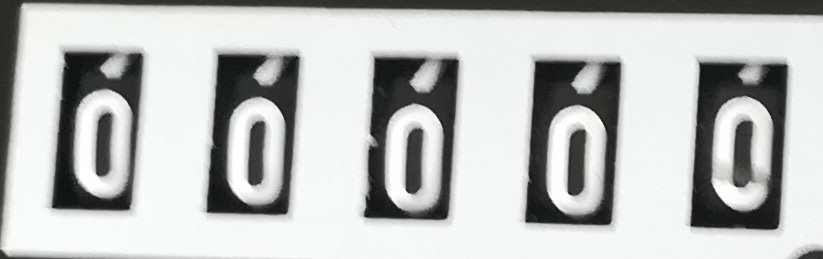
#> input picture com/huitong/gasMeterv1/data/img/gasmeterRoller/000006.jpg, 823 x 259 px, found by its file name; its folder holds 4 pictures in this run
$ python gasmeterImageModel1.py   (older library calls are emulated)
#> lines starting #> are read from the running program, lines starting #| are printed output that depends on the picture
### com/huitong/gasMeterv1/framework/tool/CaptchaTool.py
#!/usr/bin/env python
#encoding=utf-8

"""
@author ZHAOPENGCHENG on 2017/8/11.
"""


import os
import random
from PIL import Image
from PIL import ImageFilter
from PIL.ImageDraw import Draw
from PIL.ImageFont import truetype
try:
    from cStringIO import StringIO as BytesIO
except ImportError:
    from io import BytesIO

def getFounts():
    path = os.path.dirname(__file__)
    for i in range(2):
        path = os.path.dirname(path)

    path = os.path.join(path,'data')
    path = os.path.join(path,'fonts')
    DEFAULT_FONTS = [os.path.join(path, font) for font in os.listdir(path)]
    return DEFAULT_FONTS


DEFAULT_FONTS = getFounts()
DEFAULT_FOUNT_SIZES = [i for i in range(29, 38, 2)]

__all__ = ['ImageCaptcha']


table  =  []
for  i  in  range( 256 ):
    table.append( i * 1.97 )


class _Captcha(object):
    # [21 lines left out: functions generate, write, not called in this run]


class ImageCaptcha(_Captcha):
    """Create an image CAPTCHA.

    Many of the codes are borrowed from wheezy.captcha, with a modification
    for memory and developer friendly.

    ImageCaptcha has one built-in font, DroidSansMono, which is licensed under
    Apache License 2. You should always use your own fonts::

        captcha = ImageCaptcha(fonts=['/path/to/A.ttf', '/path/to/B.ttf'])

    You can put as many fonts as you like. But be aware of your memory, all of
    the fonts are loaded into your memory, so keep them a lot, but not too
    many.

    :param width: The width of the CAPTCHA image.
    :param height: The height of the CAPTCHA image.
    :param fonts: Fonts to be used to generate CAPTCHA images.
    :param font_sizes: Random choose a font size from this parameters.
    :param backgroundColor: assign a background color,example:(100,100,100) is RGB(100,100,100)
    :param fontColor: assign a fount color, format like backgroundColor
    """
    # [168 lines left out: functions __init__, truefonts, create_noise_curve, create_noise_dots, random_height_stretch, create_captcha_image and 4 more, not called in this run]

### com/huitong/gasMeterv1/framework/tool/ImageTool.py
#!/usr/bin/env python
#encoding=utf-8

"""
@author ZHAOPENGCHENG on 2017/8/16.
"""
import cv2
import platform
import numpy as np
import matplotlib.pyplot as plt

from com.huitong.gasMeterv1.framework.tool.filenameUtil import FileNameUtil
from PIL import Image


class ImageTool():
    """
    showGasmeterArea(filename):显示文件中燃气表数字所在区域。说明：燃气表数字应在图片居中位置，表头大小 <= 图片总大小的80%
    图片背景颜色最好是亮色系，不能是黑色。最好是白色。
    """

    # [6 lines left out: function getBlackColorRangeBGR, not called in this run]

    @staticmethod
    def getGrayColorRangeHSV():
        return ((0,0,46),(180,43,220))


    # [14 lines left out: functions getRedColorRangeBGR, convertImgBGR2Gray, not called in this run]

    @staticmethod
    def convertImgRGB2Gray(rgbimg):
        """

        :param rgbimg: 彩色图像，是RGB 图片
        """
        rgbimg = np.array(rgbimg)
        return cv2.cvtColor(rgbimg,cv2.COLOR_RGB2GRAY)

    # [112 lines left out: functions convertImgGray2BGR, preProcessImage, showBoxInImageByBoxCornerPoint, showBoxInImageByBox, getInterestBoxCornerPointByColor, getBoxFromBoxCorner and 1 more, not called in this run]

    @staticmethod
    def getBoxWidth(box):
        return box[2] - box[0]

    @staticmethod
    def getBoxHeight(box):
        return box[3] - box[1]

    # [120 lines left out: functions getCropImageByBoxCornerPoint, getCropImageByBox, repeatImage2Tensor, removeRightArea, removeLeftArea, removeUpArea and 3 more, not called in this run]

    @staticmethod
    def imageResizePIL(image,width,height):
        """

        :param image: PIL.Image 读进来的图片对象
        :param width: 目标图像宽度
        :param height: 目标图像高度
        :return:
        """
        image = image.resize((width, height), Image.BICUBIC)
        return image


    # [246 lines left out: functions getOTSUGrayImage, showImagePIL, showImageCv2, showHistBGR, showHistGray, testShowInterestAreaBox and 2 more, not called in this run]


# [2 lines that do not run on import are left out]
    # testShowInterestAreaDataStyle0()
    # testShowInterestAreaDataStyle1()

### com/huitong/gasMeterv1/framework/tool/GenDigitsImage.py
#!/usr/bin/env python
#encoding=utf-8

"""
@author ZHAOPENGCHENG on 2017/8/16.
"""
import random
import numpy as np
from PIL import Image

from com.huitong.gasMeterv1.framework.tool.CaptchaTool import ImageCaptcha
from com.huitong.gasMeterv1.framework.tool.ImageTool import ImageTool

class GenDigitsPicture():
    """
    用于产生数字验证码、数字表头图片、模拟摄像头采集的图片
    :param captchaCharacterLength:验证码上字符个数
    :param captchaBoxWidth：验证码图片宽度
    :param captchaBoxHeight：验证码图片高度
    :param batchSize：生成一批次数量，默认值是 64
    :param charset：生成验证码的字符集，默认是['0', '1', '2', '3', '4', '5', '6', '7', '8', '9']

    """


    def __init__(self, captchaCharacterLength, captchaBoxWidth, captchaBoxHeight,
                 charset = None, imageDepth=3):

        self._picCharacterLength = captchaCharacterLength
        self._picBoxWidth = captchaBoxWidth
        self._picBoxHeight = captchaBoxHeight

        if charset is None:
            self._charset = ['0', '1', '2', '3', '4', '5', '6', '7', '8', '9']
        else:
            self._charset = charset

        self._imageDepth = imageDepth


    @property
    def ImageHeight(self):
        return self._picBoxHeight

    @property
    def ImageWidth(self):
        return self._picBoxWidth

    @property
    def ImageDepth(self):
        return self._imageDepth

    @property
    def CharSet(self):
        return self._charset

    @property
    def Max_Character_Length(self):
        return self._picCharacterLength


    # [119 lines left out: functions _random_text, get_text_and_image, get_next_batch, _text2vec, vec2text, testGenDigitsPicture, not called in this run]

        # [5 lines of commented-out code are left out]


# [2 lines that do not run on import are left out]

### com/huitong/gasMeterv1/framework/tool/filenameUtil.py
#!/usr/bin/env python
#encoding=utf-8

"""
@author ZHAOPENGCHENG on 2017/8/12.
"""
import os
import shutil
import re

class FileNameUtil(object):

    @staticmethod
    def fileExisted(filename):
        if filename is None:
            raise ValueError("filename is None")

        return os.path.exists(filename)

    # [16 lines left out: function getDirname, not called in this run]

    @staticmethod
    def getPathJoin(dirname, filename):
        return os.path.join(dirname, filename)

    # [33 lines left out: functions getFilename, removeFile, emptyDir, getBasedirname, not called in this run]

    @staticmethod
    def getFilenameFromFullFilepathname(fullfilename):
        return os.path.basename(fullfilename)

    # [5 lines left out: function stringMatched, not called in this run]

    @staticmethod
    def getPathFilenameList(dirname, patten = None):
        """
        获取目录下全部文件的文件路径名列表，不包含目录、链接等其他内容.
        也可以指定模式，搜索指定格式的文件名列表
        :param dirname:
        """
        if not FileNameUtil.fileExisted(dirname):
            raise ValueError("%s not existed"%dirname)

        result = [os.path.join(dirname, each) for each in os.listdir(dirname)]
        if patten is not None:
            result = [each for each in result if FileNameUtil.stringMatched(each,patten)]

        return result


# [9 lines left out: function test, not called in this run]

# [2 lines that do not run on import are left out]

### com/huitong/gasMeterv1/framework/tool/gasmeterImageModel1.py
#!/usr/bin/env python
#encoding=utf-8

"""
@author ZHAOPENGCHENG on 2017/8/26.
"""
from com.huitong.gasMeterv1.framework.tool.GenDigitsImage import GenDigitsPicture
from com.huitong.gasMeterv1.framework.tool.ImageTool import ImageTool
from com.huitong.gasMeterv1.framework.tool.CaptchaTool import ImageCaptcha
from com.huitong.gasMeterv1.framework.tool.filenameUtil import FileNameUtil
from PIL import Image

import numpy as np
import random
import platform


class GenImageGasMeterStyle1m1(GenDigitsPicture):
    """
    GenImageGasMeterStyle1m1:GenImageGasMeterStyle1 model1
    使用模拟的方法生成训练图片，黑底白字

    """

    # [33 lines left out: function get_text_and_image, not called in this run]


class GenImageGasMeterStyle1m2(GenDigitsPicture):
    """
    GenImageGasMeterStyle1m2:GenImageGasMeterStyle1 model2
    使用目录 img/gasmeterRoller 下的图片生成训练模板进行训练
    """

    @staticmethod
    def getRandomFilename():
        if "Windows" in platform.system():
            dirname = r"D:\chengxu\python\project\digitRecognise\com\huitong\gasMeterv1\data\img\gasmeterRoller"
        elif "Linux" in platform.system():
            dirname = r"/home/allen/work/digitRecognise/com/huitong/gasMeterv1/data/img/gasmeterRoller"
        filenameList = FileNameUtil.getPathFilenameList(dirname)
        return random.choice(filenameList)


    # [39 lines left out: function get_text_and_image, not called in this run]


class GenImageGasMeterStyle1m3(GenDigitsPicture):
    """使用有标记的真实图片进行训练"""

    def get_text_and_image(self, backgroundColor=None, fontColor=None, fontSizes=(28,)):
#> called with fontSizes = (28,)
        filename = GenImageGasMeterStyle1m2.getRandomFilename()

        # print(filename)

        captcha_image = Image.open(filename)
#> captcha_image is the input picture: PIL image 823x259 RGB; mean R, G, B 186.5, 189.5, 186.5
        captcha_image = ImageTool.imageResizePIL(captcha_image, self._picBoxWidth, self._picBoxHeight)
#> in imageResizePIL, `image = image.resize((width, height), Image.BICUBIC)`:
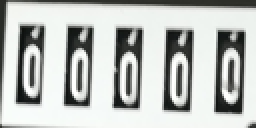
#> image: PIL image 128x64 RGB (shown 2 times larger); mean R, G, B 186.6, 189.5, 186.5

        t = FileNameUtil.getFilenameFromFullFilepathname(filename)
        captcha_text = t[:5]

        if self._imageDepth == 1:
            # 将彩色图片转换成灰度图图片
            captcha_image = ImageTool.convertImgRGB2Gray(captcha_image)

        captcha_image = np.array(captcha_image)
        return captcha_text, captcha_image


def test():
    import time
    import matplotlib.pyplot as plt

    captchaCharacterLength = 5
    captchaBoxWidth = 128
    captchaBoxHeight = 64
    gen = GenImageGasMeterStyle1m3(captchaCharacterLength, captchaBoxWidth, captchaBoxHeight, imageDepth=1)

    while (1):
        text, image = gen.get_text_and_image()
#> text = '00000'

        print('begin ' + time.strftime("%Y-%m-%d %H:%M:%S") + str(type(image)))
#| begin 2026-12-05 15:29:59<class 'numpy.ndarray'>
        plt.figure()
        plt.imshow(image)
        plt.title(text + str(image.shape))

        plt.show()
        print('end ' + time.strftime("%Y-%m-%d %H:%M:%S"))


if __name__ == "__main__":
    test()

$ run again, on com/huitong/gasMeterv1/data/img/gasmeterRoller/000013.jpg
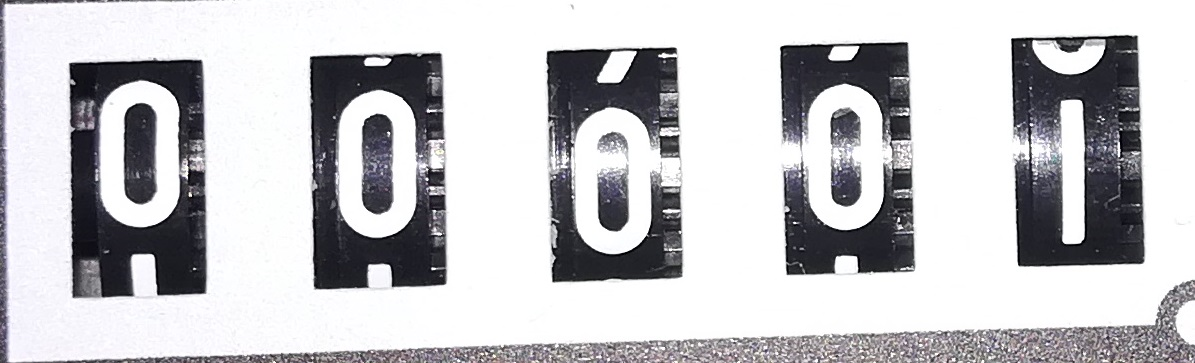
#> input picture com/huitong/gasMeterv1/data/img/gasmeterRoller/000013.jpg, 1195 x 363 px, found by its file name
#> in get_text_and_image, captcha_image is the input picture: PIL image 1195x363 RGB; mean R, G, B 195.8, 195.4, 198.3
#> in imageResizePIL, `image = image.resize((width, height), Image.BICUBIC)`:
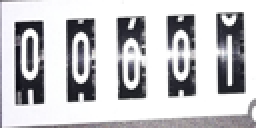
#> image: PIL image 128x64 RGB (shown 2 times larger); mean R, G, B 195.4, 195, 197.9
#> text = '00001'
#| begin 2026-12-05 15:30:00<class 'numpy.ndarray'>
